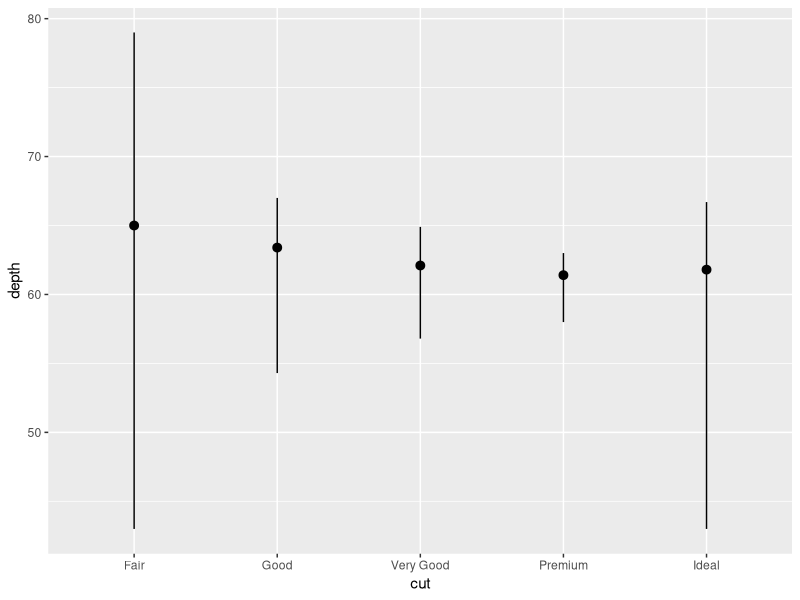
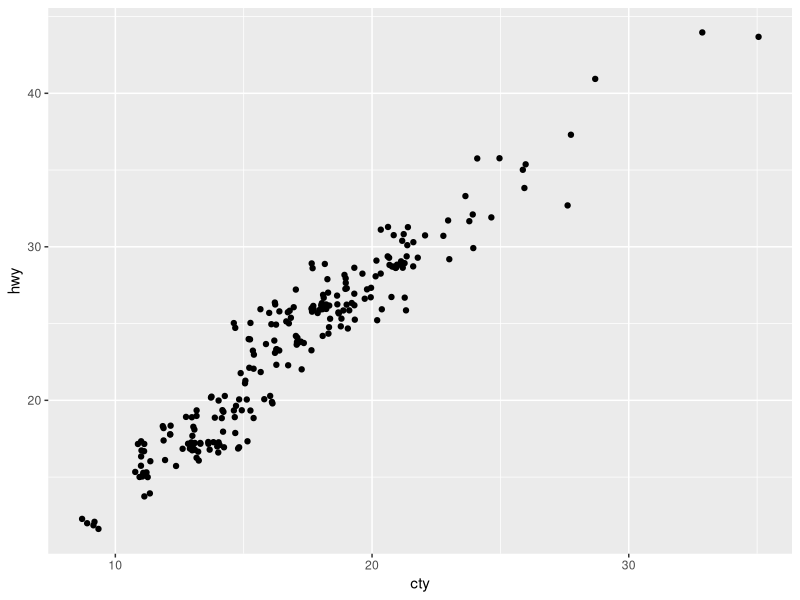
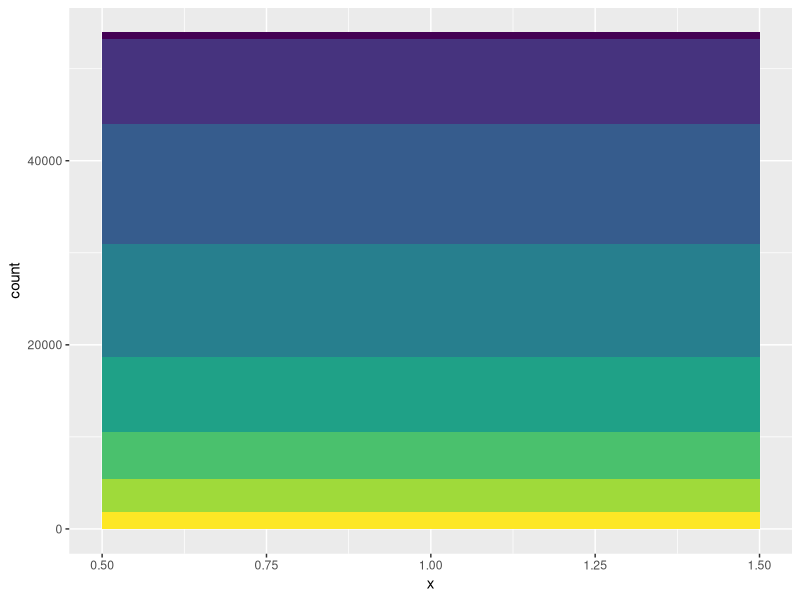
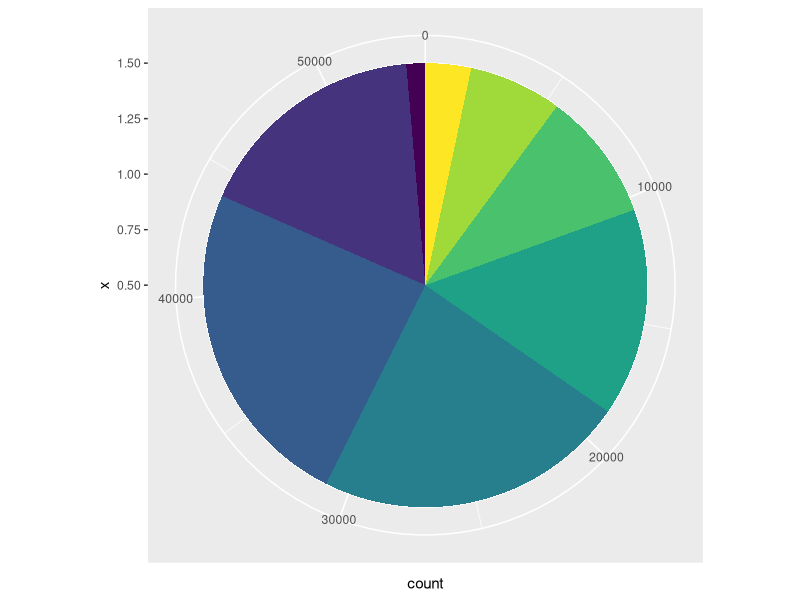

Reproduce these figures in R, in order.
## ---- chunk 1
knitr::opts_chunk$set(echo = TRUE)
## ---- chunk 2
library(tidyverse)
## ---- chunk 3

ggplot(data = diamonds) +
  geom_pointrange(mapping = aes(x = cut, y = depth), stat = "summary", 
                  fun.min = min, fun.max = max, fun = median)

## ---- chunk 4
ggplot(data = mpg, mapping = aes(x = cty, y = hwy)) + 
  geom_point(position = "jitter")
## ---- chunk 5
?geom_jitter()
## ---- chunk 6
ggplot(data = diamonds) + 
  geom_bar(mapping = aes(x = 1, fill = clarity), show.legend = FALSE, width = 1)
## ---- chunk 7
ggplot(data = diamonds) + 
  geom_bar(mapping = aes(x = 1, fill = clarity), show.legend = FALSE, width = 1) +
  coord_polar(theta = "y")
## ---- chunk 8
?labs()
